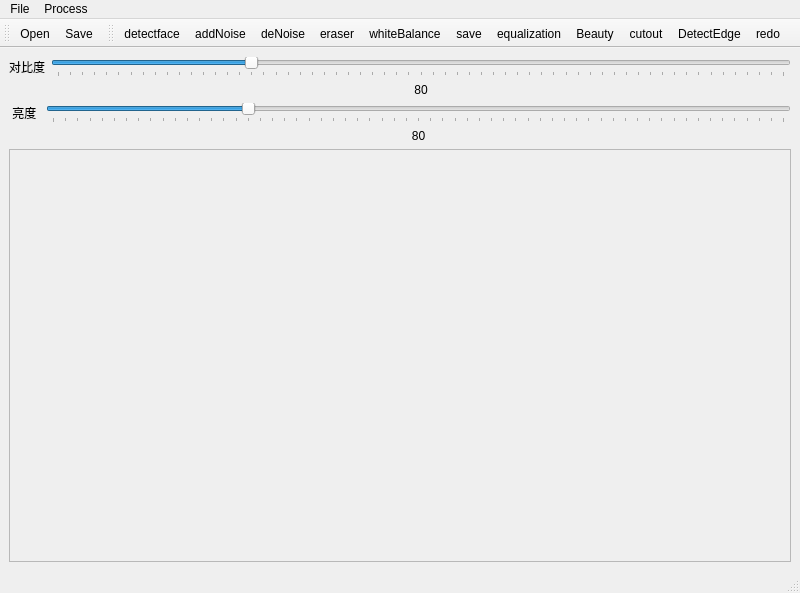
<?xml version="1.0" encoding="UTF-8"?>
<ui version="4.0">
 <class>design</class>
 <widget class="QMainWindow" name="design">
  <property name="geometry">
   <rect>
    <x>0</x>
    <y>0</y>
    <width>800</width>
    <height>593</height>
   </rect>
  </property>
  <property name="windowTitle">
   <string>MainWindow</string>
  </property>
  <widget class="QWidget" name="centralwidget">
   <layout class="QGridLayout" name="gridLayout_3">
    <item row="1" column="0">
     <widget class="QSplitter" name="splitter">
      <property name="orientation">
       <enum>Qt::Vertical</enum>
      </property>
      <widget class="QScrollArea" name="scrollArea">
       <property name="widgetResizable">
        <bool>true</bool>
       </property>
       <widget class="QWidget" name="scrollAreaWidgetContents">
        <property name="geometry">
         <rect>
          <x>0</x>
          <y>0</y>
          <width>780</width>
          <height>386</height>
         </rect>
        </property>
        <widget class="QLabel" name="imageLabel">
         <property name="geometry">
          <rect>
           <x>0</x>
           <y>0</y>
           <width>782</width>
           <height>57</height>
          </rect>
         </property>
         <property name="text">
          <string/>
         </property>
        </widget>
       </widget>
      </widget>
     </widget>
    </item>
    <item row="0" column="0">
     <layout class="QVBoxLayout" name="verticalLayout">
      <item>
       <layout class="QGridLayout" name="gridLayout">
        <item row="0" column="0">
         <widget class="QLabel" name="label">
          <property name="text">
           <string>对比度</string>
          </property>
          <property name="textFormat">
           <enum>Qt::AutoText</enum>
          </property>
          <property name="wordWrap">
           <bool>false</bool>
          </property>
         </widget>
        </item>
        <item row="0" column="1">
         <widget class="QSlider" name="alphaSlider">
          <property name="maximum">
           <number>300</number>
          </property>
          <property name="pageStep">
           <number>28</number>
          </property>
          <property name="sliderPosition">
           <number>80</number>
          </property>
          <property name="orientation">
           <enum>Qt::Horizontal</enum>
          </property>
          <property name="tickPosition">
           <enum>QSlider::TicksBelow</enum>
          </property>
          <property name="tickInterval">
           <number>5</number>
          </property>
         </widget>
        </item>
        <item row="1" column="1">
         <widget class="QLabel" name="TextLabel">
          <property name="text">
           <string>80</string>
          </property>
          <property name="alignment">
           <set>Qt::AlignCenter</set>
          </property>
         </widget>
        </item>
       </layout>
      </item>
      <item>
       <layout class="QGridLayout" name="gridLayout_2">
        <item row="0" column="1">
         <widget class="QSlider" name="betaSlider">
          <property name="maximum">
           <number>300</number>
          </property>
          <property name="pageStep">
           <number>28</number>
          </property>
          <property name="sliderPosition">
           <number>80</number>
          </property>
          <property name="orientation">
           <enum>Qt::Horizontal</enum>
          </property>
          <property name="tickPosition">
           <enum>QSlider::TicksBelow</enum>
          </property>
          <property name="tickInterval">
           <number>5</number>
          </property>
         </widget>
        </item>
        <item row="1" column="1">
         <widget class="QLabel" name="TextLabel_2">
          <property name="text">
           <string>80</string>
          </property>
          <property name="alignment">
           <set>Qt::AlignCenter</set>
          </property>
         </widget>
        </item>
        <item row="0" column="0">
         <widget class="QLabel" name="label_2">
          <property name="text">
           <string> 亮度 </string>
          </property>
          <property name="textFormat">
           <enum>Qt::AutoText</enum>
          </property>
          <property name="wordWrap">
           <bool>false</bool>
          </property>
         </widget>
        </item>
       </layout>
      </item>
     </layout>
    </item>
   </layout>
  </widget>
  <widget class="QMenuBar" name="menubar">
   <property name="geometry">
    <rect>
     <x>0</x>
     <y>0</y>
     <width>800</width>
     <height>23</height>
    </rect>
   </property>
   <widget class="QMenu" name="menuFile">
    <property name="title">
     <string>File</string>
    </property>
    <addaction name="actionOpen"/>
    <addaction name="actionSave"/>
    <addaction name="separator"/>
    <addaction name="actionExit"/>
   </widget>
   <widget class="QMenu" name="menuProcess">
    <property name="title">
     <string>Process</string>
    </property>
    <widget class="QMenu" name="menuAddLittleIcon">
     <property name="title">
      <string>addLittleIcon</string>
     </property>
     <addaction name="actionIconAdd"/>
     <addaction name="actionIconSave"/>
    </widget>
    <widget class="QMenu" name="menuAddBoard">
     <property name="title">
      <string>addBoard</string>
     </property>
     <addaction name="actionAddBoard"/>
     <addaction name="actionSave_2"/>
    </widget>
    <addaction name="actionDetectface"/>
    <addaction name="actionAddNoise"/>
    <addaction name="actionDeNoise"/>
    <addaction name="actionEraser"/>
    <addaction name="actionWhiteBalance"/>
    <addaction name="menuAddLittleIcon"/>
    <addaction name="menuAddBoard"/>
    <addaction name="actionBeauty"/>
    <addaction name="actionCutout"/>
    <addaction name="actionDetectEdge"/>
    <addaction name="actionRedo"/>
   </widget>
   <addaction name="menuFile"/>
   <addaction name="menuProcess"/>
  </widget>
  <widget class="QStatusBar" name="statusbar"/>
  <widget class="QToolBar" name="toolBar">
   <property name="windowTitle">
    <string>toolBar</string>
   </property>
   <attribute name="toolBarArea">
    <enum>TopToolBarArea</enum>
   </attribute>
   <attribute name="toolBarBreak">
    <bool>false</bool>
   </attribute>
   <addaction name="actionOpen"/>
   <addaction name="actionSave"/>
  </widget>
  <widget class="QToolBar" name="toolBar_2">
   <property name="windowTitle">
    <string>toolBar_2</string>
   </property>
   <attribute name="toolBarArea">
    <enum>TopToolBarArea</enum>
   </attribute>
   <attribute name="toolBarBreak">
    <bool>false</bool>
   </attribute>
   <addaction name="actionDetectface"/>
   <addaction name="actionAddNoise"/>
   <addaction name="actionDeNoise"/>
   <addaction name="actionEraser"/>
   <addaction name="actionWhiteBalance"/>
   <addaction name="actionSave_2"/>
   <addaction name="actionEqualization"/>
   <addaction name="actionBeauty"/>
   <addaction name="actionCutout"/>
   <addaction name="actionDetectEdge"/>
   <addaction name="actionRedo"/>
  </widget>
  <action name="actionOpen">
   <property name="icon">
    <iconset resource="imageprocessor.qrc">
     <normaloff>:/open/images/open.png</normaloff>
     <normalon>images/open.png</normalon>:/open/images/open.png</iconset>
   </property>
   <property name="text">
    <string>Open</string>
   </property>
  </action>
  <action name="actionSave">
   <property name="icon">
    <iconset resource="imageprocessor.qrc">
     <normaloff>:/save/images/save.png</normaloff>:/save/images/save.png</iconset>
   </property>
   <property name="text">
    <string>Save</string>
   </property>
  </action>
  <action name="actionDetectface">
   <property name="text">
    <string>detectface</string>
   </property>
  </action>
  <action name="actionAddNoise">
   <property name="text">
    <string>addNoise</string>
   </property>
  </action>
  <action name="actionDeNoise">
   <property name="text">
    <string>deNoise</string>
   </property>
  </action>
  <action name="actionEraser">
   <property name="text">
    <string>eraser</string>
   </property>
  </action>
  <action name="actionExit">
   <property name="text">
    <string>exit</string>
   </property>
  </action>
  <action name="actionWhiteBalance">
   <property name="text">
    <string>whiteBalance</string>
   </property>
  </action>
  <action name="actionIconSave">
   <property name="text">
    <string>Save</string>
   </property>
  </action>
  <action name="actionIconAdd">
   <property name="text">
    <string>Add</string>
   </property>
  </action>
  <action name="actionAddBoard">
   <property name="text">
    <string>addBoard</string>
   </property>
  </action>
  <action name="actionSave_2">
   <property name="text">
    <string>save</string>
   </property>
  </action>
  <action name="actionEqualization">
   <property name="text">
    <string>equalization</string>
   </property>
  </action>
  <action name="actionBeauty">
   <property name="text">
    <string>Beauty</string>
   </property>
  </action>
  <action name="actionCutout">
   <property name="text">
    <string>cutout</string>
   </property>
  </action>
  <action name="actionDetectEdge">
   <property name="text">
    <string>DetectEdge</string>
   </property>
  </action>
  <action name="actionRedo">
   <property name="text">
    <string>redo</string>
   </property>
  </action>
 </widget>
 <resources>
  <include location="imageprocessor.qrc"/>
 </resources>
 <connections/>
</ui>
